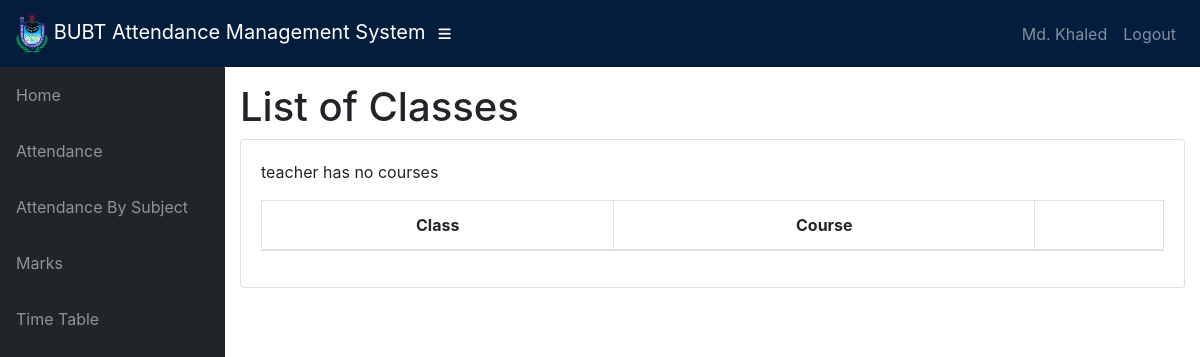
Before: /teacher/SH/46/Classes/ (signed in) with the older database file.
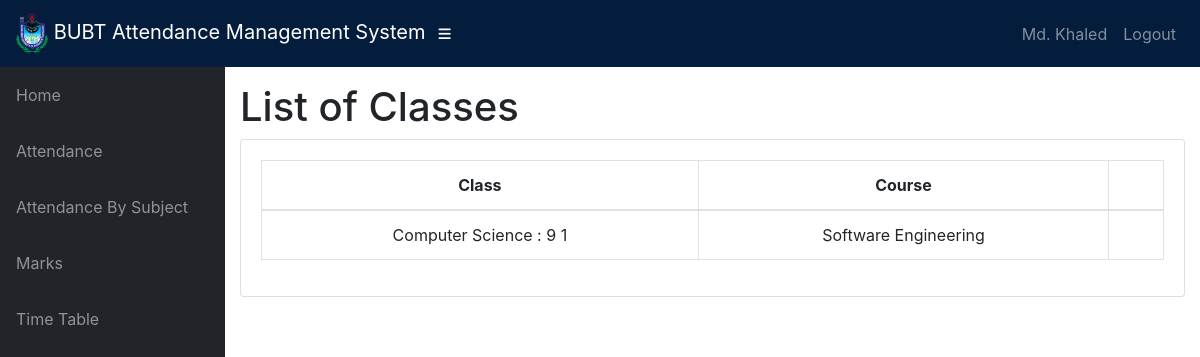
After: the same page with the newer database file.
### info/models.py (models this page shows, shortened)
class Assign(models.Model):
    class_id = models.ForeignKey(Class, on_delete=models.CASCADE)
    course = models.ForeignKey(Course, on_delete=models.CASCADE)
    teacher = models.ForeignKey(Teacher, on_delete=models.CASCADE)
    class Meta:
        unique_together = (('course', 'class_id', 'teacher'),)

class Class(models.Model):
    id = models.CharField(primary_key='True', max_length=100)
    dept = models.ForeignKey(Dept, on_delete=models.CASCADE)
    section = models.CharField(max_length=100)
    sem = models.IntegerField()
    class Meta:
        verbose_name_plural = 'classes'
    def __str__(self):
        d = Dept.objects.get(name=self.dept)
        return '%s : %d %s' % (d.name, self.sem, self.section)

class Dept(models.Model):
    id = models.CharField(primary_key='True', max_length=100)
    name = models.CharField(max_length=200)
    def __str__(self):
        return self.name

class Course(models.Model):
    dept = models.ForeignKey(Dept, on_delete=models.CASCADE)
    id = models.CharField(primary_key='True', max_length=50)
    name = models.CharField(max_length=50)
    shortname = models.CharField(max_length=50, default='X')
    def __str__(self):
        return self.name

### info/views.py (the view)
# urls.py: path('teacher/<slug:teacher_id>/<int:choice>/Classes/', views.t_clas, name='t_clas'),
@login_required
def t_clas(request, teacher_id, choice):
    teacher1 = get_object_or_404(Teacher, id=teacher_id)
    return render(request, 'info/t_clas.html', {'teacher1': teacher1, 'choice': choice})

### info/models.py (called while the page is built)
    @property
    def is_student(self):
        if hasattr(self, 'student'):
            return True
        return False

### info/templates/info/t_clas.html (shortened to what this page needs)
{% extends 'info/base.html' %}
{% block content %}
    <h1>List of Classes</h1>
    <div class="card mb-3">
            <div class="card-body">
              <div class="table-responsive">
                <table class="table table-bordered text-center" id="dataTable" width="100%" cellspacing="0">
                  <thead>
                    <tr>
                        <th>Class</th>
                        <th>Course</th>
                        <th></th>
                    </tr>
                  </thead>
                  <tbody>
                    {% for ass in teacher1.assign_set.all %}
                    <tr>
                        <td>{{ ass.class_id }}</td>
                        <td>{{ ass.course }}</td>
                        <td>
                        </td>
                    </tr>
                    {% empty %}
                            <p>teacher has no courses</p>
                    {% endfor %}
                  </tbody>
                </table>
              </div>
    </div>
{% endblock %}

Changed rows visible on the page:
added Assign: class_id "Computer Science : 9 1", course "Software Engineering"
Other visible differences:
text no longer shown: "teacher has no courses"
